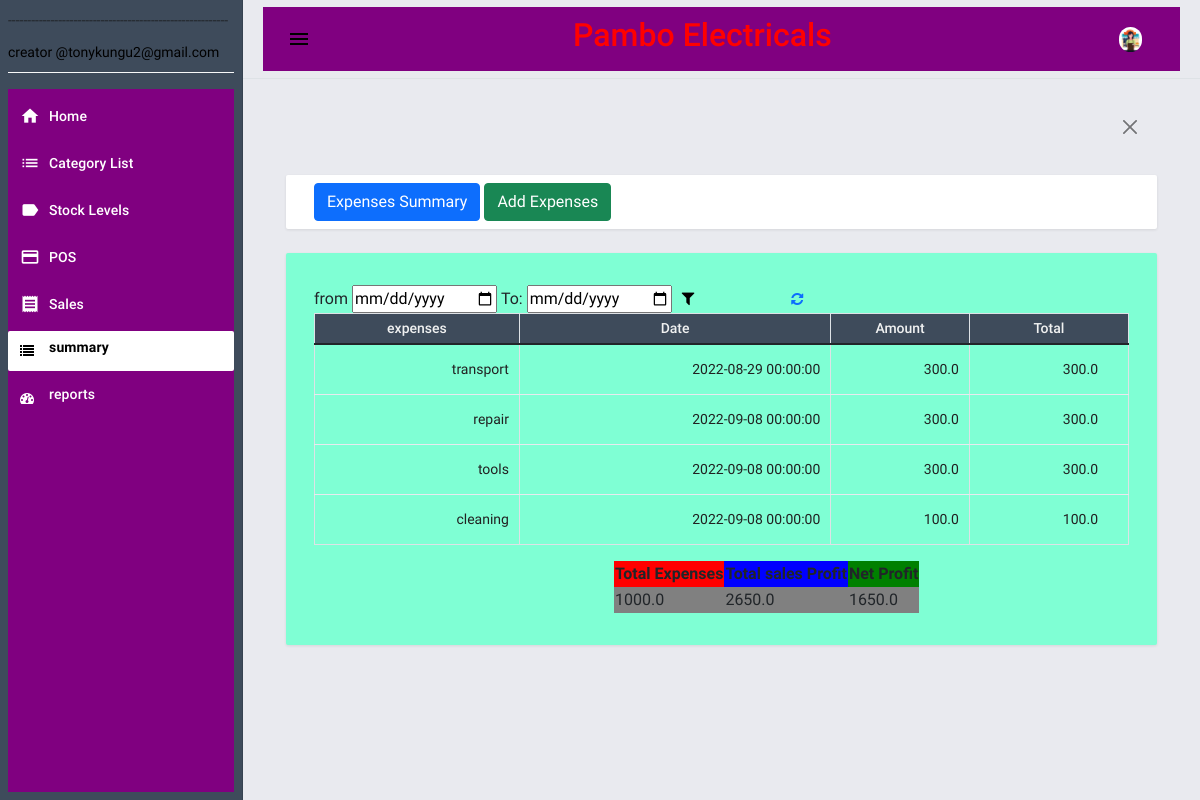
The page /summary (signed in) on the database its author committed.
### pambo/database.py (models this page shows)
class expenses(posData.Model):
    eid=posData.Column(posData.Integer,primary_key=True)
    amnt=posData.Column(posData.Float,nullable=True)
    edesc=posData.Column(posData.String(100),nullable=True)
    edate=posData.Column(posData.DateTime,nullable=True)

### pambo/routes.py (the view, shortened to what this page needs)
@app.route('/summary',methods=['GET','POST'])
@login_required
def summaryInfo():
    exps=expenses.query.all()
    sales_=sales.query.all()
    profits,_=profSum(sales_)
    expsum=expSum(exps)
    netProf=profits-expsum
    return render_template('summary.html',exps=exps,sales=sales_,profits=profits,expsum=expsum,netf=netProf)

### pambo/calc.py (called while the page is built)
def profSum(object):
    profit=[]
    price=[]
    for obj in object:
        profit.append(obj.sProfit)
        price.append(obj.sPrice)
    return sum(profit),sum(price)

def expSum(object):
    exps=[]
    for obj in object:
        exps.append(obj.amnt)
    return sum(exps)

### pambo/routes.py (called while the page is built)
@logins.user_loader
def load_user(id):
    return posUsers.query.get(int(id))

### pambo/template/summary.html (shortened to what this page needs)
{% extends "base.html" %} {% block pageContent %}
<div class="mdc-layout-grid__cell stretch-card mdc-layout-grid__cell--span-12">
    <div class="mdc-card py-2">
        <div class="d-flex justify-content-between align-items-center">
            <div class="text-start">
            <a href="{{url_for('summaryInfo')}}"><button class="btn btn-primary" id="create_exps"><span> Expenses Summary</span></button></a>
            <button onclick="expFunc()" class="btn btn-success"id="expBtn"><span> Add Expenses</span></button>
            </div>
        </div>
    </div>
</div>
<div class="mdc-layout-grid__cell stretch-card mdc-layout-grid__cell--span-12">
    <div class="mdc-card" style="background-color:aquamarine" id="expTab">
        <form action="{{url_for('summaryInfo')}}" method="POST">
            <label>from</label>
            <input type="date" name="date1" id="date1">
            <label>To:</label>
            <input type="date" name="date2" id="date2">
            <button style="border: none; background: aquamarine;" type="submit"><i class="fa fa-filter"></i></button>
            <a href="{{url_for('summaryInfo')}}">
                <i class="fa fa-refresh"></i>
             </a>
        </form>
        <div class="table-responsive">
            <table class="table table-bordered">
            <thead>
                <tr class="bg-dark bg-gradient bg-opacity-50 text-light">
                    <th class="py-1 px-2 text-center  text-light">expenses</th>
                    <th class="py-1 px-2 text-center  text-light">Date </th>
                    <th class="py-1 px-2 text-center  text-light">Amount</th>
                    <th class="py-1 px-2 text-center  text-light">Total</th>
                </tr>
            </thead>
            <tbody>
                {% for exp in exps %}
                 <tr>
                    <td>{{exp.edesc}}</td>
                    <td>{{exp.edate}}</td>
                    <td>{{exp.amnt}}</td>
                    <td>{{exp.amnt}}</td>
                 </tr>
                 {% endfor %}
            </tbody>
        </table>
        <table style="margin-left:300px">
            <thead>
                <th style="background-color:red">  Total Expenses  </th>
                <th style="background-color:blue">  Total sales Profit  </th>
                <th style="background-color:green">  Net Profit  </th>
            </thead>
            <tr style="background-color:grey">
                <td>{{expsum}}</td>
                <td>{{profits}}</td>
                <td>{{netf}}</td>
            </tr>
        </table>
        </div>
    </div>
</div>
{% endblock pageContent %}

### pambo/static/posAPP/assets/default/css/style.css (style rules this page uses)
html, body { height: 100%; width: 100%; }

### rows shown on the page
expenses: edesc "transport", edate "2022-08-29 00:00:00", amnt "300.0"
expenses: edesc "repair", edate "2022-09-08 00:00:00", amnt "300.0"
expenses: edesc "tools", edate "2022-09-08 00:00:00", amnt "300.0"
expenses: edesc "cleaning", edate "2022-09-08 00:00:00", amnt "100.0"

### other values the page prints
{{ expsum }} "1000.0"
{{ profits }} "2650.0"
{{ netf }} "1650.0"
